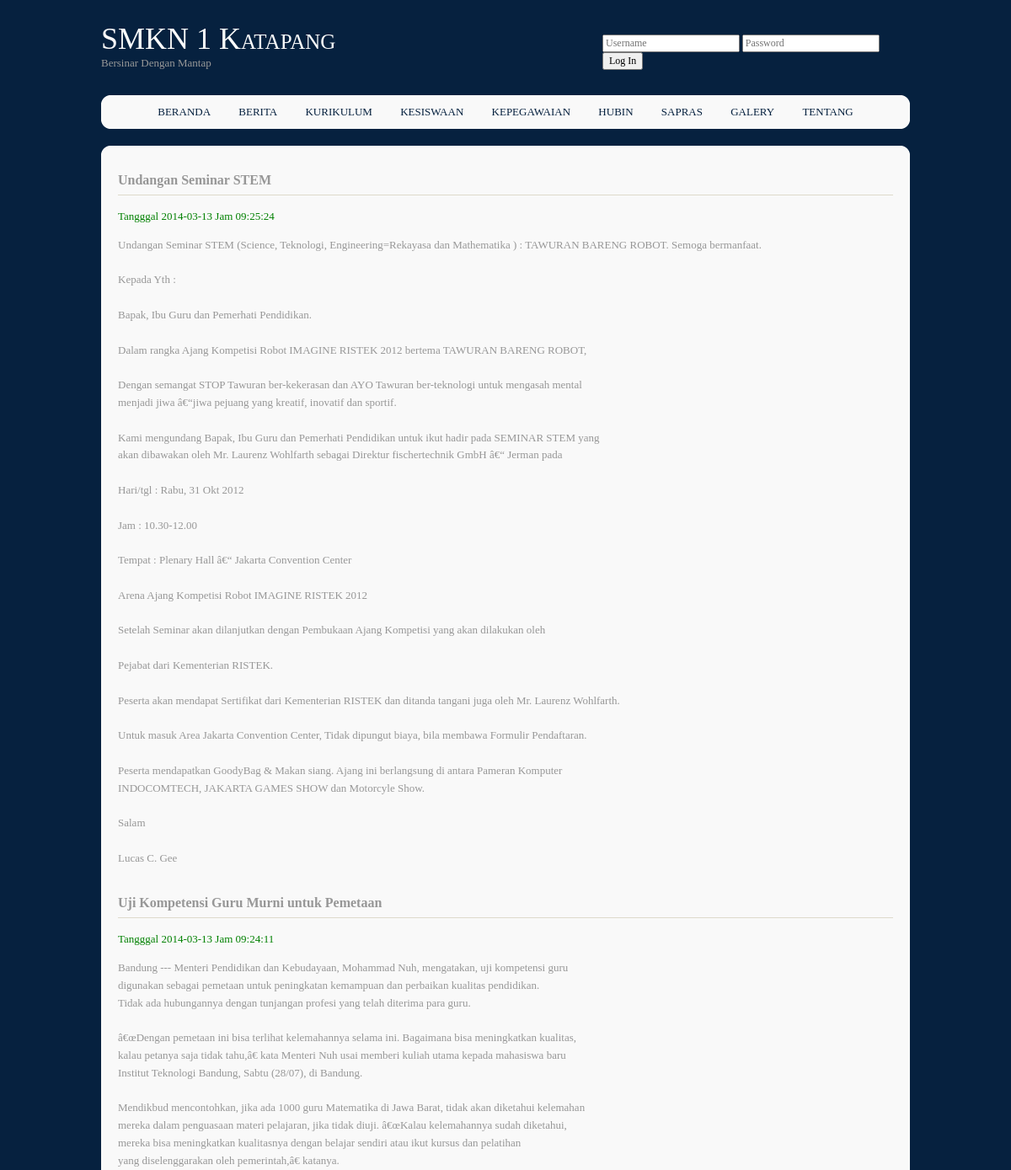
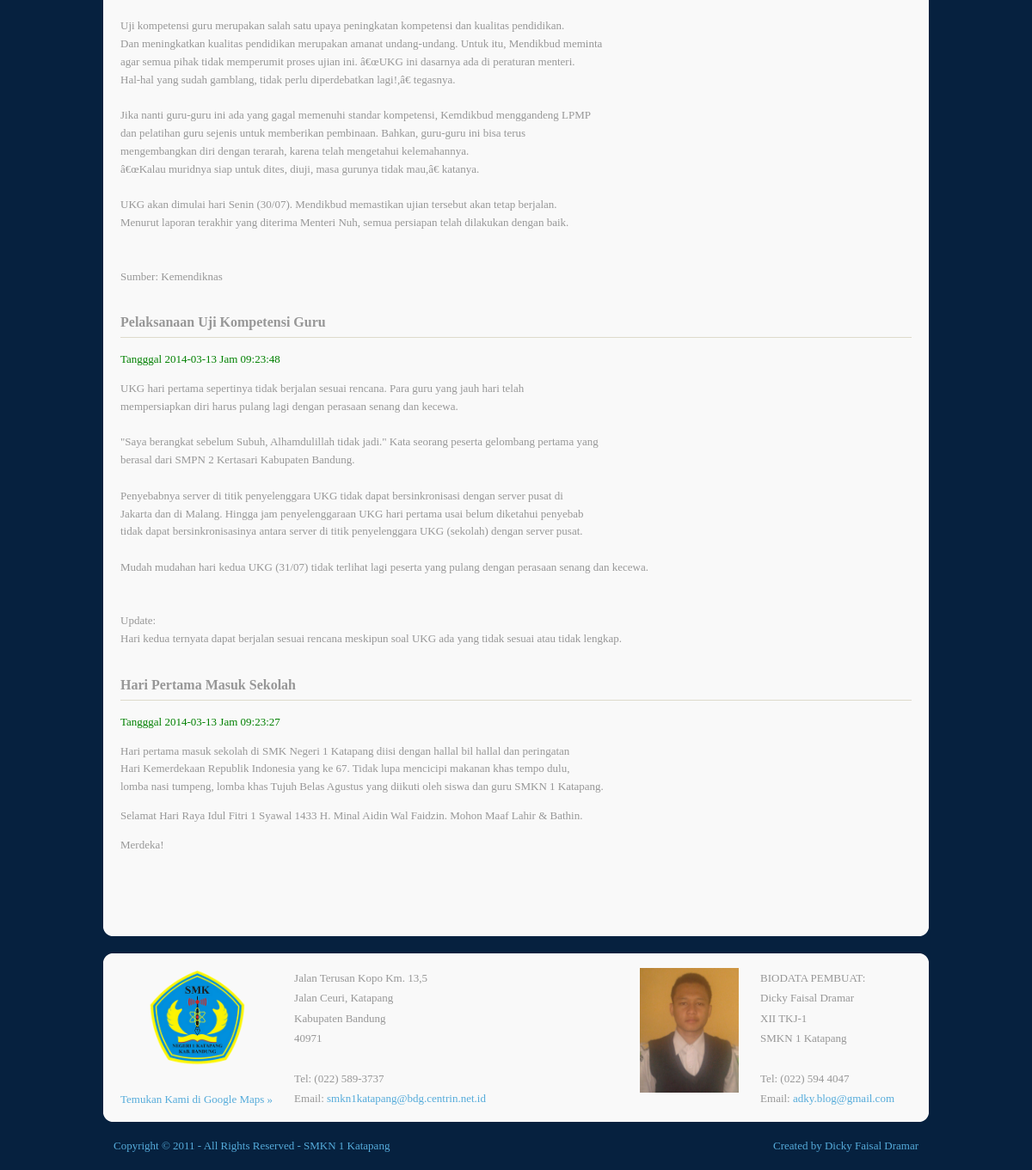
Page /berita.php on the committed database (2 pictures, top to bottom).
### tables this page shows
CREATE TABLE IF NOT EXISTS `tb_article` (
  `IdBerita` int(10) NOT NULL AUTO_INCREMENT,
  `Judul` varchar(40) NOT NULL,
  `Berita` text NOT NULL,
  `TglBerita` date NOT NULL,
  `JamBerita` time NOT NULL,
  `IdPenulis` varchar(30) NOT NULL,
  PRIMARY KEY (`IdBerita`)
);

### config/lib.php (called while the page is built, shortened)
<?php
	function IsLoggedIn()
	{
		if( !isset( $_SESSION['username'] ) && !isset( $_SESSION['password'] ) && !isset( $_SESSION['flag'] ) )
			return false;
		return true;
	}
?>

### content_berita.php (the view, shortened to what this page needs)
<html xmlns="http://www.w3.org/1999/xhtml" xml:lang="EN" lang="EN" dir="ltr">
<head profile="http://gmpg.org/xfn/11">
<link rel="stylesheet" href="styles/layout.css" type="text/css" />
</head>
<body id="top">
<div class="wrapper row3">
  <div class="rnd">
    <div id="container" class="clear">
 <?php
	$ambil_data = mysql_query("select * from tb_article Order By IdBerita DESC");
	while($data = mysql_fetch_array($ambil_data)){
echo "<left><h1><strong>".$data['Judul']."</strong></h1></left>";
echo "<font size='2' color='green'>Tangggal ".$data['TglBerita']." Jam ".$data['JamBerita']."</font></br>";
echo "<left><p>".$data['Berita'];
echo "<BR>";
echo "<BR>";
?>
<?php
	}
?>
    </div>
  </div>
</div>
</body>
</html>

### berita.php (shortened to what this page needs)
<!DOCTYPE html PUBLIC "-//W3C//DTD XHTML 1.0 Transitional//EN" "http://www.w3.org/TR/xhtml1/DTD/xhtml1-transitional.dtd">
<html xmlns="http://www.w3.org/1999/xhtml">
<head>
</head>
<body><?php
include('header.php');
include('menu.php');
include('content_berita.php');
include('footer.php');
?>
</body>
</html>

### header.php (shortened to what this page needs)
<!DOCTYPE html PUBLIC "-//W3C//DTD XHTML 1.0 Transitional//EN" "http://www.w3.org/TR/xhtml1/DTD/xhtml1-transitional.dtd">
<html xmlns="http://www.w3.org/1999/xhtml" xml:lang="EN" lang="EN" dir="ltr">
<head profile="http://gmpg.org/xfn/11">
<link rel="stylesheet" href="styles/layout.css" type="text/css" />
</head>
<body id="top">
<div class="wrapper row1">
  <div id="header" class="clear">
    <div class="fl_left">
      <h1><a href="index.html">SMKN 1 Katapang</a></h1>
      <p>Bersinar Dengan Mantap</p>
    </div>
    <div class="fl_right">
	<BR>
      <ul>
		<?php
		include('config/lib.php');
		include('header_log.php');
		?>
      </ul>
    </div>
  </div>
</div>
</body>
</html>

### header_log.php (shortened to what this page needs)
<?php
	if( !IsLoggedIn() )
	{
?>
        <li class="last">		<FORM method="POST" action="act_log.php">
			<INPUT name="username" type="text" placeholder="Username" />
			<INPUT name="password" type="password" placeholder="Password" />
			<INPUT type="submit" value="Log In" style="" />
		</FORM></li>
<?php
	}
?>

### menu.php (shortened to what this page needs)
<!DOCTYPE html PUBLIC "-//W3C//DTD XHTML 1.0 Transitional//EN" "http://www.w3.org/TR/xhtml1/DTD/xhtml1-transitional.dtd">
<html xmlns="http://www.w3.org/1999/xhtml" xml:lang="EN" lang="EN" dir="ltr">
<head profile="http://gmpg.org/xfn/11">
<link rel="stylesheet" href="styles/layout.css" type="text/css" />
</head>
<body id="top">
<div class="wrapper row2">
  <div class="rnd">
    <div id="topnav">
      <ul>
        <li><a href="index.php">Beranda</a></li>
        <li><a href="berita.php">Berita</a></li>
        <li><a href="kurikulum.php">Kurikulum</a></li>
        <li><a href="kesiswaan.php">Kesiswaan</a></li>
		<li><a href="kepegawaian.php">Kepegawaian</a></li>
        <li><a href="hubin.php">Hubin</a></li>
        <li><a href="prasarana.php">Sapras</a></li>
        <li><a href="galery.php">Galery</a></li>
        <li class="last"><a href="about.php">Tentang</a></li>
      </ul>
    </div>
  </div>
</div>
</body>
</html>

### footer.php (shortened to what this page needs)
<!DOCTYPE html PUBLIC "-//W3C//DTD XHTML 1.0 Transitional//EN" "http://www.w3.org/TR/xhtml1/DTD/xhtml1-transitional.dtd">
<html xmlns="http://www.w3.org/1999/xhtml" xml:lang="EN" lang="EN" dir="ltr">
<head profile="http://gmpg.org/xfn/11">
<link rel="stylesheet" href="styles/layout.css" type="text/css" />
</head>
<body id="top">
<div class="wrapper row4">
  <div class="rnd">
    <div id="footer" class="clear">
      <div class="fl_left clear">
        <div class="fl_left center"><img src="images/logo.png" alt="logo" height="115" width="115" /><br />
          <a href="http://goo.gl/maps/7V3s3">Temukan Kami di Google Maps &raquo;</a></div>
        <address>
        Jalan Terusan Kopo Km. 13,5<br />
        Jalan Ceuri, Katapang<br />
        Kabupaten Bandung<br />
        40971<br />
        <br />
        Tel: (022) 589-3737<br />
        Email: <a href="mailto:smkn1katapang@bdg.centrin.net.id">smkn1katapang@bdg.centrin.net.id</a>
        </address>
      </div>
      <div class="fl_right">
        <div class="fl_left center"><img src="images/dicky.jpg" alt="dicky" height="145" width="115" /><br /></div>
        <biodata>
        BIODATA PEMBUAT:<br />
        Dicky Faisal Dramar<br />
        XII TKJ-1<br />
        SMKN 1 Katapang<br />
        <br />
        Tel: (022) 594 4047<br />
        Email: <a href="mailto:adky.blog@gmail.com">adky.blog@gmail.com</a>
        </biodata>
      </div>
    </div>
  </div>
</div>
<div class="wrapper">
  <div id="copyright" class="clear">
    <p class="fl_left">Copyright &copy; 2011 - All Rights Reserved - <a href="#">SMKN 1 Katapang</a></p>
    <p class="fl_right">Created by <a href="#" title="Dicky Faisal Dramar">Dicky Faisal Dramar</a></p>
  </div>
</div>
</body>
</html>

### styles/layout.css (style rules this page uses)
body { margin:0; padding:0; font-size:13px; font-family:Georgia, "Times New Roman", Times, serif; color:#979797; background-color:#06213F; }
img { margin:0; padding:0; border:none; }
.center { text-align:center; }
.clear:after { content:"."; display:block; height:0; clear:both; visibility:hidden; line-height:0; }
.clear { display:inline-block; }
html[xmlns] .clear { display:block; }
a { outline:none; text-decoration:none; color:#55ABDA; background-color:#F9F9F9; }
.fl_left { float:left; }
.fl_right { float:right; }
div.wrapper { position:relative; margin:0 auto 20px; width:960px; text-align:left; }
div.wrapper h1, div.wrapper h2, div.wrapper h3, div.wrapper h4, div.wrapper h5, div.wrapper h6 { margin:0 0 15px 0; padding:0; font-size:16px; font-weight:normal; font-style:normal; line-height:normal; }
.row1 { color:#999999; background-color:#06213F; }
.row1 a { color:#FCFCFC; background-color:#06213F; }
.row2, .row3, .row4 { color:#979797; background-color:#F9F9F9; }
#header, #container, #footer { display:block; width:960px; }
.rnd { display:block; width:960px; padding:12px 0 0 0; background:url("../images/round_top.gif") top left no-repeat; }
#header { padding:25px 0 0 0; }
#header h1, #header p, #header ul { margin:0; padding:0; list-style:none; line-height:normal; }
#header h1 { font-size:36px; font-variant:small-caps; font-style:normal; }
#header .fl_right { display:block; width:425px; }
#header .fl_right ul { margin-bottom:10px; margin-left:60px; font-size:11px; }
#header .fl_right li { display:inline; margin:0 4px 0 0; padding:0 6px 0 0; border-right:1px solid #FCFCFC; }
#header .fl_right li.last { margin:0; padding:0; border:none; }
#container { width:920px; padding:20px; line-height:1.6em; background:url("../images/round_bot.gif") bottom left no-repeat; }
#container h1, #container h2, #container h3, #container h4, #container h5, #container h6 { padding-bottom:8px; border-bottom:1px solid #DEDACB; }
#footer { width:920px; padding:5px 20px 15px 20px; background:url("../images/round_bot.gif") bottom left no-repeat; }
#footer .fl_left img { margin-bottom:30px; }
#footer address { display:inline; float:left; margin-left:25px; text-transform:none; font-style:normal; line-height:1.8em; }
#footer .fl_right img { margin-bottom:10px; }
#footer biodata { display:inline; float:right; margin-left:25px; margin-right:20px; text-transform:none; font-style:normal; line-height:1.8em; }
#copyright { padding:0 12px; }
#copyright p { margin:0; padding:0; }
#copyright, #copyright a { color:#55ABDA; background-color:#06213F; }

### styles/navi.css (style rules this page uses)
#topnav { display:block; width:960px; margin:0; padding:0 0 12px 0; background:url("../images/round_bot.gif") bottom left no-repeat; text-align:center; }
#topnav, #topnav a { text-transform:uppercase; color:#06213F; background-color:#F9F9F9; }
#topnav ul, #topnav li { margin:0; padding:0; list-style:none; }
#topnav li { display:inline; margin-right:30px; }
#topnav li.last { margin:0; }

### styles/forms.css (style rules this page uses)
form, fieldset, legend { margin:0; padding:0; border:none; }
input, textarea, select { font-size:12px; font-family:Georgia, "Times New Roman", Times, serif; }

### rows in the picture
tb_article: Judul "Undangan Seminar STEM", TglBerita "2014-03-13", JamBerita "09:25:24", Berita "Undangan Seminar STEM (Science, Teknologi, Engineering=Rekayasa dan Mathematika ) : TAWURAN BARENG ROBOT. Semoga bermanfaat. Kepada Yth : Bapak, Ibu Guru dan Pemerhati Pendidikan. Dalam rangka Ajang Kompetisi Robot IMAGINE RISTEK 2012 bertema TAWURAN BARENG ROBOT, Dengan semangat STOP Tawuran ber-kekerasan dan AYO Tawuran ber-teknologi untuk mengasah mental menjadi jiwa â€“jiwa pejuang yang kreatif, inovatif dan sportif. Kami mengundang Bapak, Ibu Guru dan Pemerhati Pendidikan untuk ikut hadir pada SEMINAR STEM yang akan dibawakan oleh Mr. Laurenz Wohlfarth sebagai Direktur fischertechnik GmbH â€“ Jerman pada Hari/tgl : Rabu, 31 Okt 2012 Jam : 10.30-12.00 Tempat : Plenary Hall â€“ Jakarta…"
tb_article: Judul "Uji Kompetensi Guru Murni untuk Pemetaan", TglBerita "2014-03-13", JamBerita "09:24:11", Berita "Bandung --- Menteri Pendidikan dan Kebudayaan, Mohammad Nuh, mengatakan, uji kompetensi guru digunakan sebagai pemetaan untuk peningkatan kemampuan dan perbaikan kualitas pendidikan. Tidak ada hubungannya dengan tunjangan profesi yang telah diterima para guru. â€œDengan pemetaan ini bisa terlihat kelemahannya selama ini. Bagaimana bisa meningkatkan kualitas, kalau petanya saja tidak tahu,â€ kata Menteri Nuh usai memberi kuliah utama kepada mahasiswa baru Institut Teknologi Bandung, Sabtu (28/07), di Bandung. Mendikbud mencontohkan, jika ada 1000 guru Matematika di Jawa Barat, tidak akan diketahui kelemahan mereka dalam penguasaan materi pelajaran, jika tidak diuji. â€œKalau kelemahannya…"
tb_article: Judul "Pelaksanaan Uji Kompetensi Guru", TglBerita "2014-03-13", JamBerita "09:23:48", Berita "UKG hari pertama sepertinya tidak berjalan sesuai rencana. Para guru yang jauh hari telah mempersiapkan diri harus pulang lagi dengan perasaan senang dan kecewa. \"Saya berangkat sebelum Subuh, Alhamdulillah tidak jadi.\" Kata seorang peserta gelombang pertama yang berasal dari SMPN 2 Kertasari Kabupaten Bandung. Penyebabnya server di titik penyelenggara UKG tidak dapat bersinkronisasi dengan server pusat di Jakarta dan di Malang. Hingga jam penyelenggaraan UKG hari pertama usai belum diketahui penyebab tidak dapat bersinkronisasinya antara server di titik penyelenggara UKG (sekolah) dengan server pusat. Mudah mudahan hari kedua UKG (31/07) tidak terlihat lagi peserta yang pulang dengan…"
tb_article: Judul "Hari Pertama Masuk Sekolah", TglBerita "2014-03-13", JamBerita "09:23:27", Berita "Hari pertama masuk sekolah di SMK Negeri 1 Katapang diisi dengan hallal bil hallal dan peringatan Hari Kemerdekaan Republik Indonesia yang ke 67. Tidak lupa mencicipi makanan khas tempo dulu, lomba nasi tumpeng, lomba khas Tujuh Belas Agustus yang diikuti oleh siswa dan guru SMKN 1 Katapang. Selamat Hari Raya Idul Fitri 1 Syawal 1433 H. Minal Aidin Wal Faidzin. Mohon Maaf Lahir & Bathin. Merdeka!"
